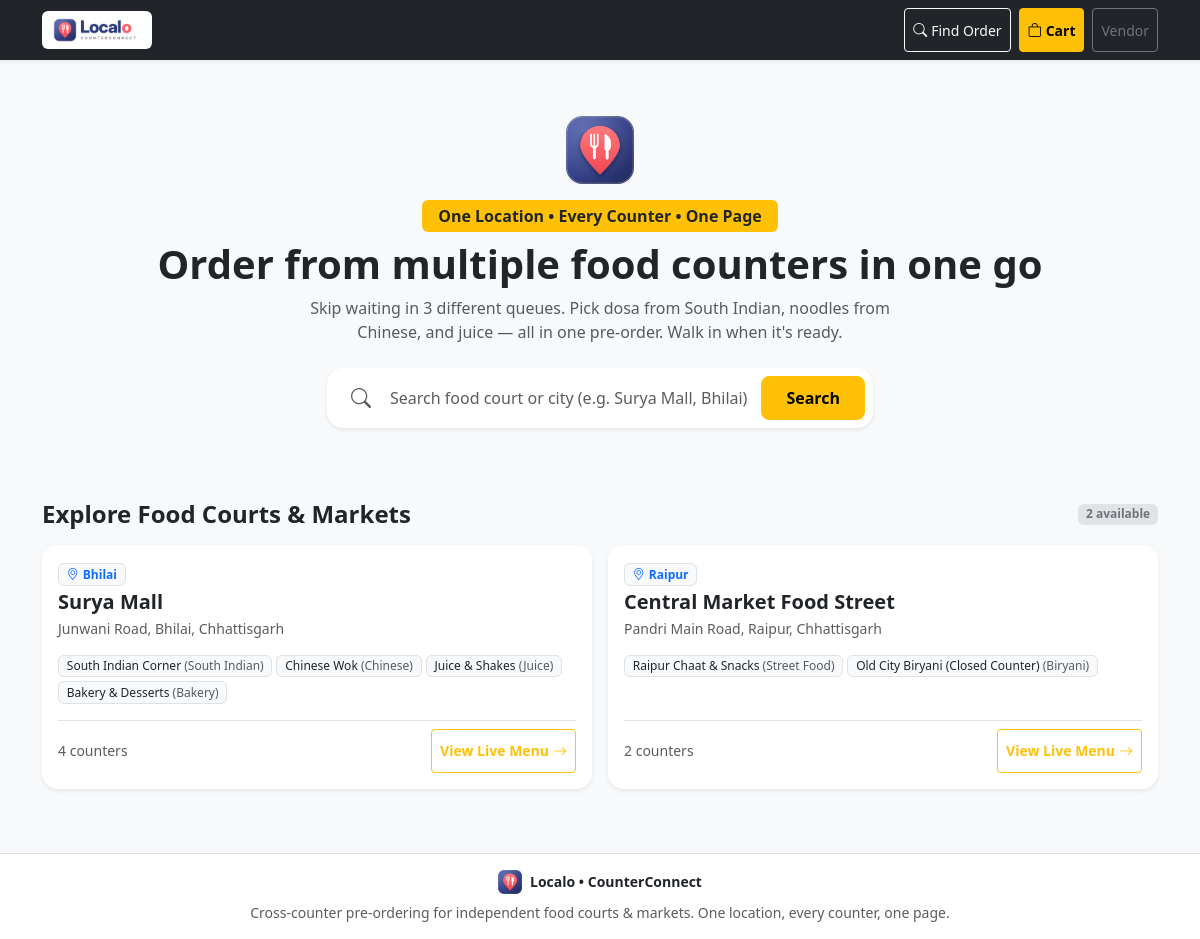
The page / on the database its author committed.
### catalog/models.py (models this page shows, shortened)
class Location(models.Model):
    name = models.CharField(max_length=120)
    slug = models.SlugField(max_length=150, unique=True, blank=True)
    address = models.CharField(max_length=255)
    city = models.CharField(max_length=80, db_index=True)
    is_active = models.BooleanField(
        default=True,
        help_text="Inactive locations are hidden from public search/listing."
    )
    created_at = models.DateTimeField(auto_now_add=True)
    updated_at = models.DateTimeField(auto_now=True)
    class Meta:
        ordering = ['city', 'name']
        constraints = [
            models.UniqueConstraint(
                fields=['name', 'city'],
                name='unique_location_name_city'
            )
        ]

class Business(models.Model):
    location = models.ForeignKey(
        Location,
        on_delete=models.PROTECT,
        related_name='businesses'
    )
    owner = models.ForeignKey(
        User,
        on_delete=models.PROTECT,
        related_name='owned_businesses'
    )
    name = models.CharField(max_length=100)
    category = models.CharField(
        max_length=50,
        help_text="e.g. South Indian, Chinese, Juice, Bakery"
    )
    is_open = models.BooleanField(
        default=True,
        help_text="Vendor can toggle counter open or closed."
    )
    avg_prep_minutes = models.PositiveSmallIntegerField(
        default=10,
        help_text="Estimated prep time (1-60 mins) used for order readiness."
    )
    display_order = models.PositiveSmallIntegerField(
        default=0,
        help_text="Ordering sequence on the food court page."
    )
    created_at = models.DateTimeField(auto_now_add=True)
    updated_at = models.DateTimeField(auto_now=True)
    class Meta:
        ordering = ['display_order', 'name']
        verbose_name_plural = 'Businesses (Counters)'
        constraints = [
            models.UniqueConstraint(
                fields=['location', 'name'],
                name='unique_business_location_name'
            )
        ]

### catalog/views.py (the view)
# urls.py: path('', views.home, name='home'),
def home(request):
    locations = Location.objects.filter(is_active=True).prefetch_related('businesses')
    return render(request, 'catalog/home.html', {
        'locations': locations,
    })

### orders/context_processors.py (called while the page is built)
def cart_summary(request):
    cart = request.session.get('cart', {})
    items = cart.get('items', {})
    total_qty = sum(items.values()) if isinstance(items, dict) else 0
    return {
        'cart_item_count': total_qty,
        'cart_location_id': cart.get('location_id'),
    }

### templates/catalog/home.html (shortened to what this page needs)
{% extends 'base.html' %}
{% load static %}
{% block content %}
<div class="py-4 text-center">
    <div class="mb-3">
        <img src="{% static 'images/logo_icon.png' %}" alt="Localo" style="height: 68px; width: 68px; object-fit: contain;">
    </div>
    <div class="badge bg-warning text-dark mb-2 px-3 py-2 fs-6 fw-bold">One Location • Every Counter • One Page</div>
    <h1 class="display-6 fw-bold text-dark mb-2">Order from multiple food counters in one go</h1>
    <p class="text-muted lead fs-6 mx-auto mb-4" style="max-width: 580px;">
        Skip waiting in 3 different queues. Pick dosa from South Indian, noodles from Chinese, and juice — all in one pre-order. Walk in when it's ready.
    </p>
    <div class="row justify-content-center mb-5">
        <div class="col-12 col-md-8 col-lg-6">
            <form action="{% url 'catalog:search' %}" method="get" class="card shadow-sm p-2 border-0 rounded-4">
                <div class="input-group">
                    <span class="input-group-text bg-transparent border-0 text-muted ps-3">
                        <i class="bi bi-search fs-5"></i>
                    </span>
                    <input type="text" name="q" class="form-control border-0 shadow-none ps-2"
                           placeholder="Search food court or city (e.g. Surya Mall, Bhilai)"
                           required autocomplete="off">
                    <button class="btn btn-warning px-4 fw-semibold rounded-3" type="submit">Search</button>
                </div>
            </form>
        </div>
    </div>
</div>
<div class="mb-5">
    <div class="d-flex align-items-center justify-content-between mb-3">
        <h4 class="fw-bold mb-0 text-dark">Explore Food Courts & Markets</h4>
        <span class="badge bg-secondary-subtle text-secondary">{{ locations.count }} available</span>
    </div>
    <div class="row g-3">
        {% for loc in locations %}
            <div class="col-12 col-md-6 col-lg-6">
                <div class="card h-100 border-0 shadow-sm rounded-4 p-3 bg-white hover-shadow transition">
                    <div class="d-flex justify-content-between align-items-start mb-2">
                        <div>
                            <span class="badge bg-light text-primary border mb-1">
                                <i class="bi bi-geo-alt me-1"></i>{{ loc.city }}
                            </span>
                            <h5 class="fw-bold mb-1">
                                <a href="{% url 'catalog:location_detail' loc.slug %}" class="text-decoration-none text-dark">
                                    {{ loc.name }}
                                </a>
                            </h5>
                            <p class="text-muted small mb-2">{{ loc.address }}</p>
                        </div>
                    </div>
                    <div class="d-flex flex-wrap gap-1 mb-3">
                        {% for biz in loc.businesses.all %}
                            <span class="badge bg-light text-dark border small fw-normal">
                                {{ biz.name }} <span class="text-muted">({{ biz.category }})</span>
                            </span>
                        {% empty %}
                            <span class="text-muted small">No counters listed yet</span>
                        {% endfor %}
                    </div>
                    <div class="mt-auto pt-2 border-top d-flex justify-content-between align-items-center">
                        <span class="text-muted small">{{ loc.businesses.count }} counters</span>
                        <a href="{% url 'catalog:location_detail' loc.slug %}" class="btn btn-outline-warning btn-sm fw-semibold">
                            View Live Menu <i class="bi bi-arrow-right ms-1"></i>
                        </a>
                    </div>
                </div>
            </div>
        {% empty %}
            <div class="col-12 text-center py-5 text-muted">
                <i class="bi bi-shop fs-1 text-secondary mb-2 d-block"></i>
                <p>No active food courts found.</p>
            </div>
        {% endfor %}
    </div>
</div>
{% endblock %}

### static/css/style.css (style rules this page uses)
:root { --primary-color: #ff6b35; --dark-bg: #1f2421; }
body { font-family: system-ui, -apple-system, "Segoe UI", Roboto, "Helvetica Neue", sans-serif; color: #2b2d42; background-color: #f8f9fa; min-width: 320px; }
.btn, .form-control, .nav-link, .input-group-text { min-height: 44px; display: inline-flex; align-items: center; justify-content: center; }

### rows shown on the page
Location: city "Bhilai", name "Surya Mall", address "Junwani Road, Bhilai, Chhattisgarh", businesses.count "4"
Business: name "South Indian Corner", category "South Indian"
Business: name "Chinese Wok", category "Chinese"
Business: name "Juice & Shakes", category "Juice"
Business: name "Bakery & Desserts", category "Bakery"
Location: city "Raipur", name "Central Market Food Street", address "Pandri Main Road, Raipur, Chhattisgarh", businesses.count "2"
Business: name "Raipur Chaat & Snacks", category "Street Food"
Business: name "Old City Biryani (Closed Counter)", category "Biryani"

### other values the page prints
{{ locations.count }} "2"
